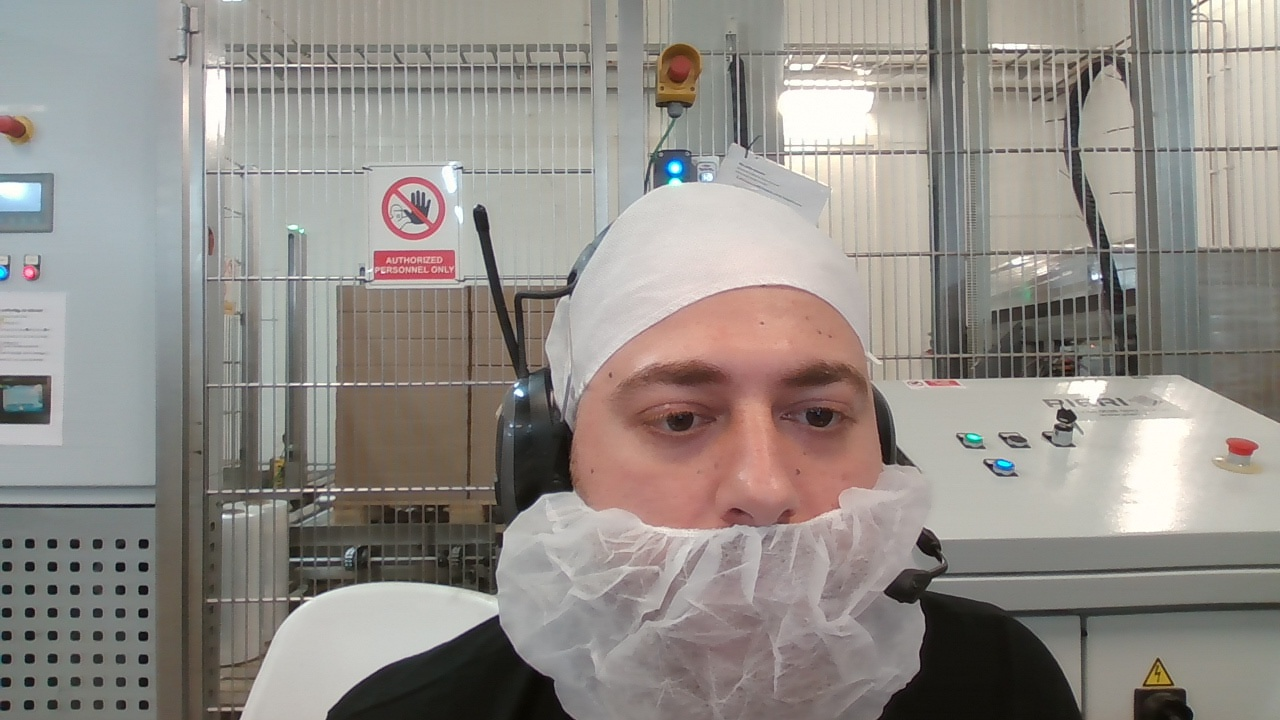
#> input picture captured_images/capture_20250124_162448.jpg, 1280 x 720 px
$ python -i image_processing.py   (imports and definitions only)   (older library calls are emulated)
#> lines starting #> are read from the running program, lines starting #| are printed output that depends on the picture
#> further down, picture is the input picture: shape (720, 1280, 3); mean B, G, R 135.8, 141.2, 146.3
"""Avancerad bildbehandling för Label Vision System"""

import cv2
import numpy as np
import logging
from typing import Optional, Tuple, List
import pytesseract
from PIL import Image

logger = logging.getLogger(__name__)

class ImageProcessor:
    """Hanterar avancerad bildbehandling och analys"""

    def __init__(self):
        self.last_error = None
        self.debug_mode = False

    # [107 lines left out: functions preprocess_image, detect_edges, extract_text, detect_barcode, not called in this run]

    def enhance_image(self, image: np.ndarray) -> np.ndarray:
        """Förbättra bildkvalitet"""
        try:
            # Justera kontrast och ljusstyrka
            lab = cv2.cvtColor(image, cv2.COLOR_BGR2LAB)
#> lab: shape (720, 1280, 3); mean of channels 0, 1, 2 149, 129.2, 131.7
            l, a, b = cv2.split(lab)
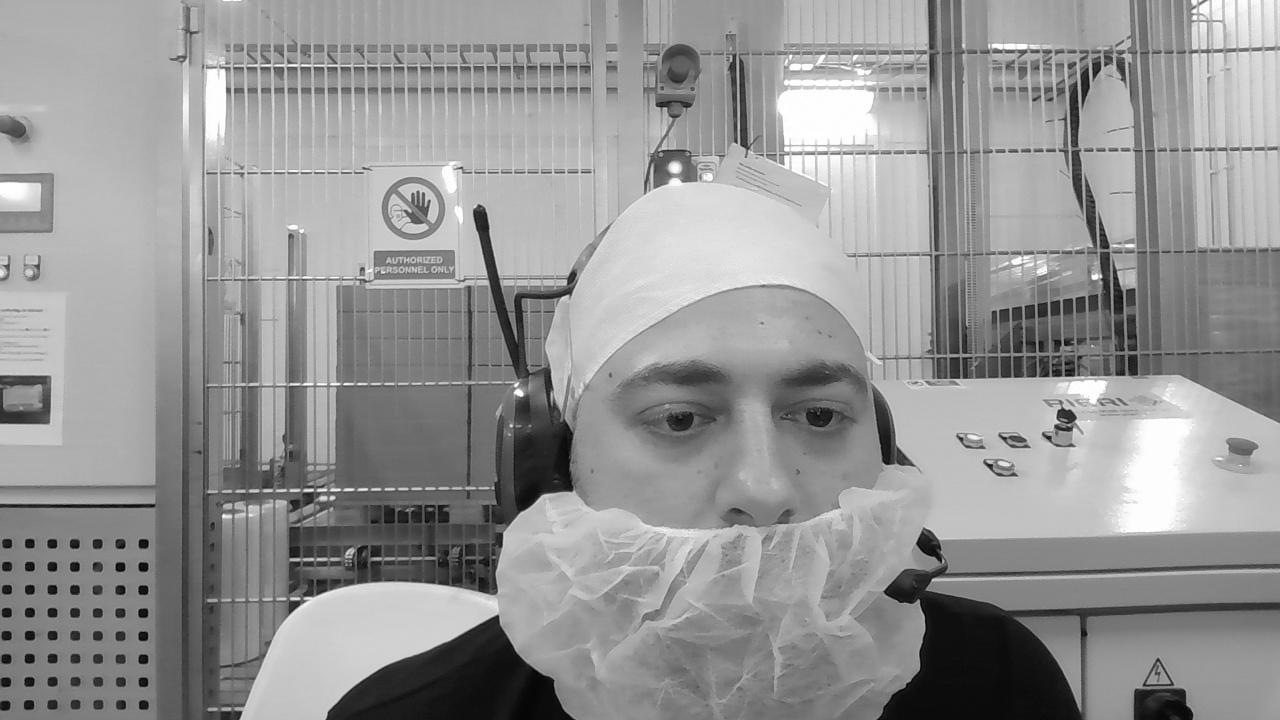
#> l: shape (720, 1280); min 1, max 255, mean 149
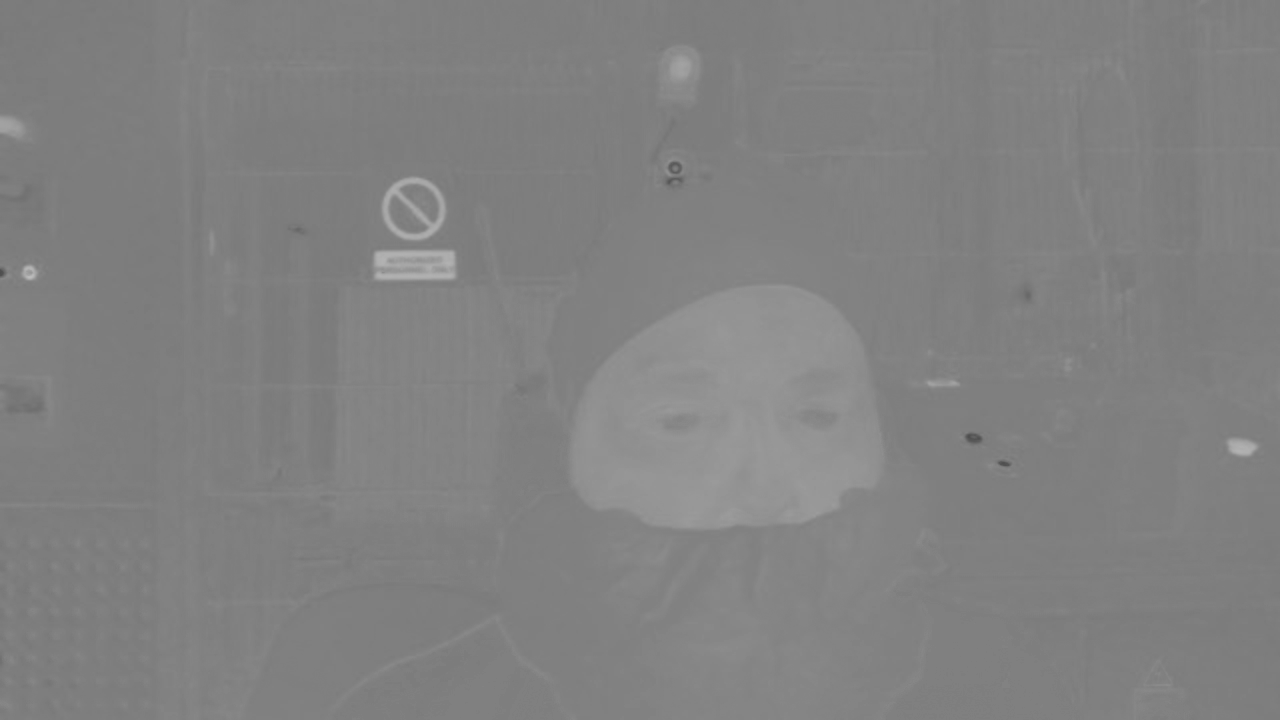
#> a: shape (720, 1280); min 78, max 188, mean 129.2

            # CLAHE på L-kanalen
            clahe = cv2.createCLAHE(clipLimit=3.0, tileGridSize=(8,8))
            cl = clahe.apply(l)
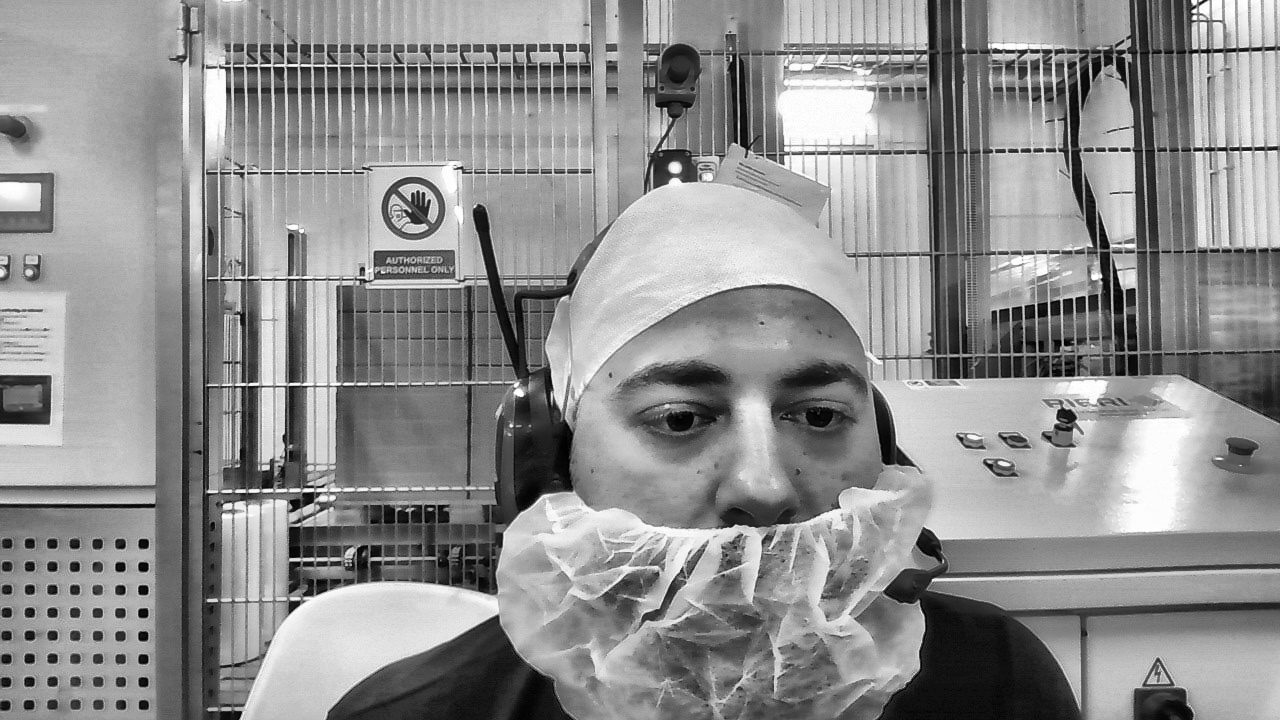
#> cl: shape (720, 1280); min 0, max 255, mean 142.7

            # Kombinera kanaler
            enhanced_lab = cv2.merge((cl,a,b))
#> enhanced_lab: shape (720, 1280, 3); mean of channels 0, 1, 2 142.7, 129.2, 131.7

            # Konvertera tillbaka till BGR
            enhanced = cv2.cvtColor(enhanced_lab, cv2.COLOR_LAB2BGR)
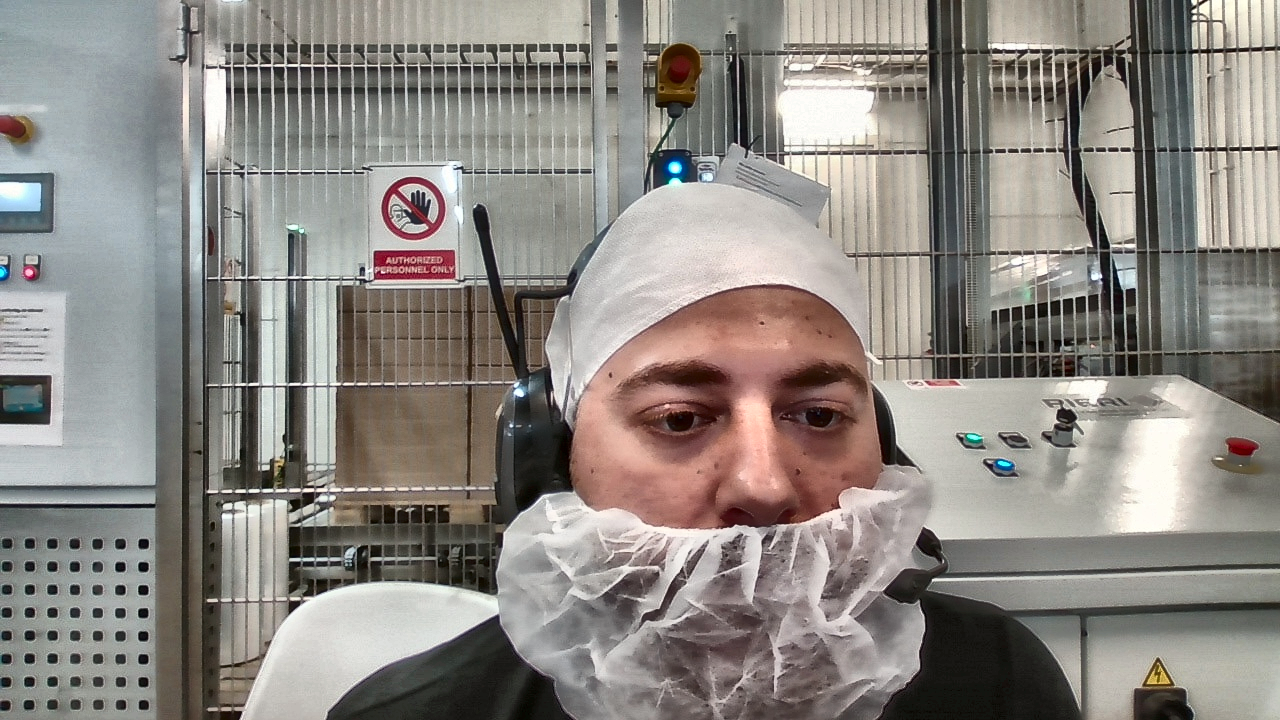
#> enhanced: shape (720, 1280, 3); mean B, G, R 130.2, 135.6, 140.6

            return enhanced

        except Exception as e:
            self.last_error = str(e)
            logger.error(f"Error enhancing image: {str(e)}")
            return image

    # [129 lines left out: functions analyze_image_quality, correct_perspective, debug_visualization, not called in this run]

>>> import cv2
>>> picture = cv2.imread('../captured_images/capture_20250124_162448.jpg')
>>> result = ImageProcessor().enhance_image(picture)
